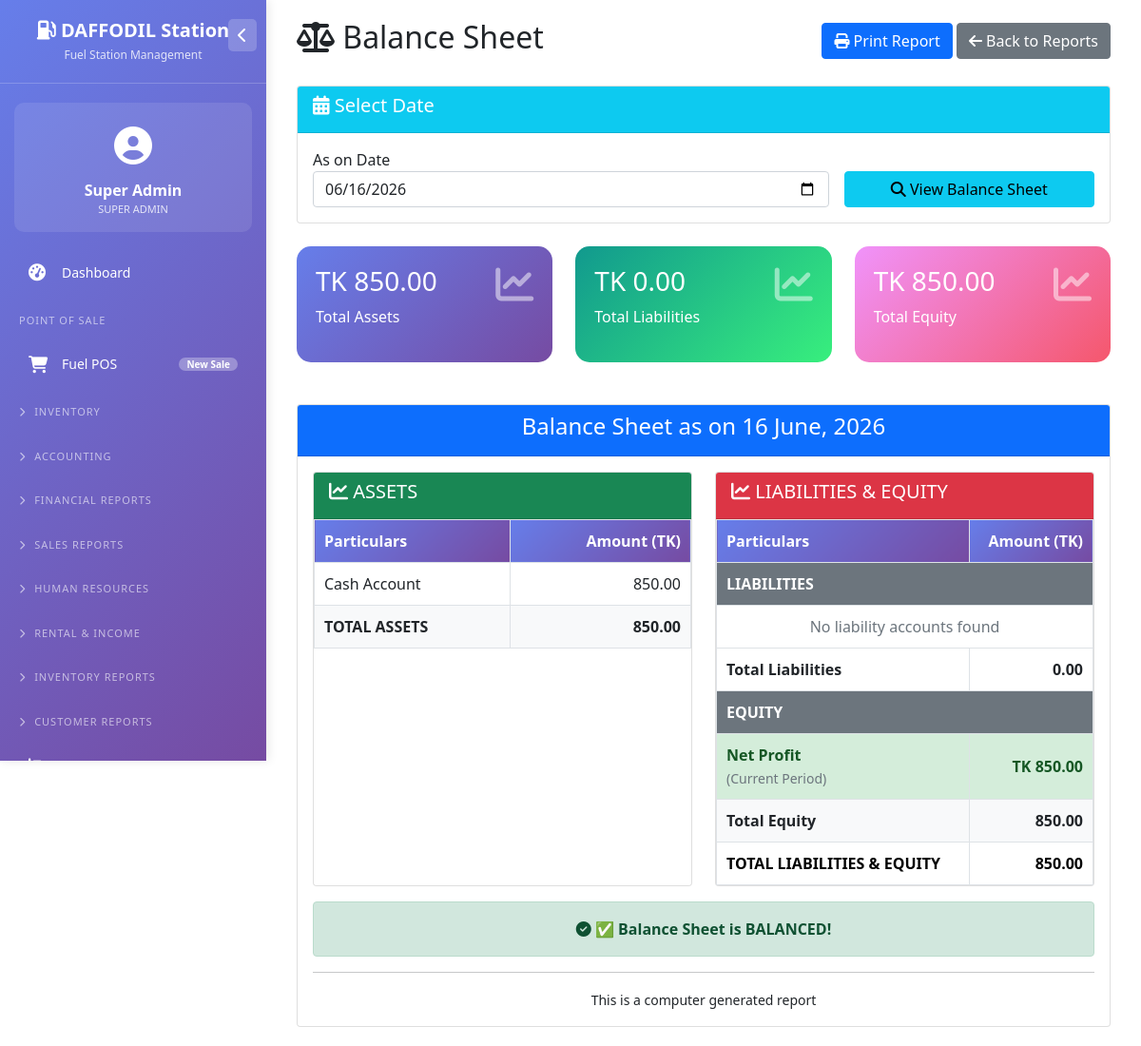
The app's page /balance_sheet.php (signed in), older data.
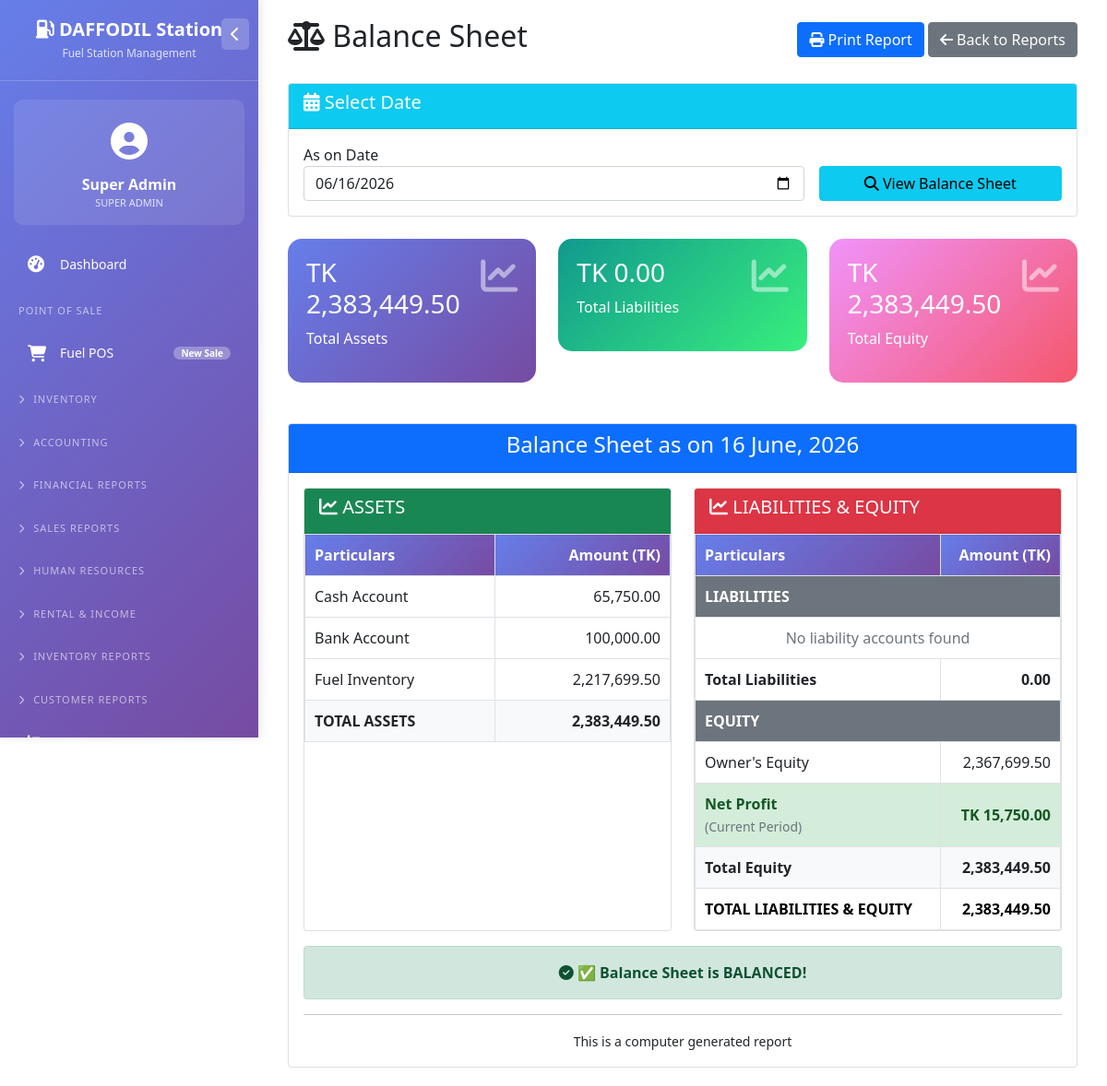
The same page, newer data.
### tables this page shows
CREATE TABLE `chart_of_accounts` (
  `id` int(11) NOT NULL,
  `account_code` varchar(20) NOT NULL,
  `account_name` varchar(100) NOT NULL,
  `account_type` enum('asset','liability','equity','income','expense') NOT NULL,
  `parent_id` int(11) DEFAULT NULL,
  `opening_balance` decimal(15,2) DEFAULT 0.00,
  `balance_type` enum('debit','credit') DEFAULT 'debit',
  `is_active` tinyint(1) DEFAULT 1
);

### balance_sheet.php (the view, shortened to what the changed rows need)
<?php
require_once 'config/database.php';
$as_on = $_GET['as_on'] ?? date('Y-m-d');
$incomes = $pdo->query("SELECT * FROM chart_of_accounts WHERE account_type = 'income' AND is_active = 1")->fetchAll();
$expenses = $pdo->query("SELECT * FROM chart_of_accounts WHERE account_type = 'expense' AND is_active = 1")->fetchAll();
$accounts = $pdo->query("SELECT * FROM chart_of_accounts WHERE is_active = 1 ORDER BY account_type, account_code")->fetchAll();
$balances = [];
foreach($accounts as $acc) {
    $stmt = $pdo->prepare("
        SELECT COALESCE(SUM(vi.debit_amount), 0) as total_debit,
               COALESCE(SUM(vi.credit_amount), 0) as total_credit
        FROM voucher_items vi
        JOIN vouchers v ON vi.voucher_id = v.id
        WHERE vi.account_id = ? AND v.date <= ? AND v.status = 'approved'
    ");
    $stmt->execute([$acc['id'], $as_on]);
    $row = $stmt->fetch();
    $total_debit = $row['total_debit'];
    $total_credit = $row['total_credit'];
    $opening = floatval($acc['opening_balance']);
    if($acc['balance_type'] == 'debit') {
        $balance = $opening + ($total_debit - $total_credit);
    } else {
        $balance = $opening + ($total_credit - $total_debit);
    }
    $balances[$acc['id']] = [
        'name' => $acc['account_name'],
        'type' => $acc['account_type'],
        'code' => $acc['account_code'],
        'balance_type' => $acc['balance_type'],
        'balance' => $balance,
        'opening' => $opening
    ];
}
$from_date = date('Y-m-01');
$to_date = $as_on;
$stmt = $pdo->prepare("
    SELECT COALESCE(SUM(vi.credit_amount - vi.debit_amount), 0) as total
    FROM voucher_items vi
    JOIN vouchers v ON vi.voucher_id = v.id
    JOIN chart_of_accounts ca ON vi.account_id = ca.id
    WHERE ca.account_type = 'income'
    AND v.date BETWEEN ? AND ?
    AND v.status = 'approved'
");
$stmt->execute([$from_date, $to_date]);
$total_income = floatval($stmt->fetch()['total'] ?? 0);
$stmt = $pdo->prepare("
    SELECT COALESCE(SUM(vi.debit_amount - vi.credit_amount), 0) as total
    FROM voucher_items vi
    JOIN vouchers v ON vi.voucher_id = v.id
    JOIN chart_of_accounts ca ON vi.account_id = ca.id
    WHERE ca.account_type = 'expense'
    AND v.date BETWEEN ? AND ?
    AND v.status = 'approved'
");
$stmt->execute([$from_date, $to_date]);
$total_expense = floatval($stmt->fetch()['total'] ?? 0);
$net_profit_loss = $total_income - $total_expense;
$assets = array_filter($balances, fn($b) => $b['type'] == 'asset' && abs($b['balance']) > 0.01);
$liabilities = array_filter($balances, fn($b) => $b['type'] == 'liability' && abs($b['balance']) > 0.01);
$equity = array_filter($balances, fn($b) => $b['type'] == 'equity' && abs($b['balance']) > 0.01);
$total_assets = array_sum(array_column($assets, 'balance'));
$total_liabilities = array_sum(array_column($liabilities, 'balance'));
$total_equity_from_accounts = array_sum(array_column($equity, 'balance'));
$final_equity = $total_equity_from_accounts + $net_profit_loss;
$total_liabilities_equity = $total_liabilities + $final_equity;
$settings = $pdo->query("SELECT setting_key, setting_value FROM system_settings")->fetchAll(PDO::FETCH_KEY_PAIR);
$currency = $settings['currency_symbol'] ?? 'BDT';
?>
<!DOCTYPE html>
<html lang="en">
<head>
    <link href="https://cdn.jsdelivr.net/npm/bootstrap@5.1.3/dist/css/bootstrap.min.css" rel="stylesheet">
    <link rel="stylesheet" href="https://cdnjs.cloudflare.com/ajax/libs/font-awesome/6.4.0/css/all.min.css">
</head>
<body>
    <?php include 'left_menu.php'; ?>
    <div class="main-content">
        <div class="container-fluid">
            <div class="d-flex justify-content-between align-items-center mb-4 flex-wrap no-print">
                <h2><i class="fas fa-balance-scale"></i> Balance Sheet</h2>
            </div>
            <div class="row mb-4 no-print">
                <div class="col-md-4">
                    <div class="stats-card">
                        <i class="fas fa-chart-line"></i>
                        <h3><?php echo $currency; ?> <?php echo number_format($total_assets, 2); ?></h3>
                        <p>Total Assets</p>
                    </div>
                </div>
                <div class="col-md-4">
                    <div class="stats-card" style="background: linear-gradient(135deg, #f093fb 0%, #f5576c 100%);">
                        <i class="fas fa-chart-line"></i>
                        <h3><?php echo $currency; ?> <?php echo number_format($final_equity, 2); ?></h3>
                        <p>Total Equity</p>
                    </div>
                </div>
            </div>
            <div class="card">
                <div class="card-body">
                    <div class="row">
                        <div class="col-md-6">
                            <div class="card h-100">
                                <div class="card-body p-0">
                                    <table class="balance-table">
                                        <thead>
                                            <tr><th>Particulars</th><th class="text-end">Amount (<?php echo $currency; ?>)</th></tr>
                                        </thead>
                                        <tbody>
                                            <?php if(empty($assets)): ?>
                                                <tr><td colspan="2" class="text-center text-muted">No asset accounts found</td></tr>
                                            <?php else: ?>
                                                <?php foreach($assets as $a): ?>
                                                <tr><td><?php echo htmlspecialchars($a['name']); ?></td>
                                                    <td class="text-end"><?php echo number_format($a['balance'], 2); ?></td>
                                                </tr>
                                                <?php endforeach; ?>
                                            <?php endif; ?>
                                            <tr class="fw-bold bg-light">
                                                <td class="text-end"><strong><?php echo number_format($total_assets, 2); ?></strong></td>
                                            </tr>
                                        </tbody>
                                    </table>
                                </div>
                            </div>
                        </div>
                        <div class="col-md-6">
                            <div class="card h-100">
                                <div class="card-body p-0">
                                    <table class="balance-table">
                                        <thead>
                                            <tr><th>Particulars</th><th class="text-end">Amount (<?php echo $currency; ?>)</th></tr>
                                        </thead>
                                        <tbody>
                                            <?php foreach($equity as $e): ?>
                                            <tr><td><?php echo htmlspecialchars($e['name']); ?></td>
                                                <td class="text-end"><?php echo number_format($e['balance'], 2); ?></td>
                                            </tr>
                                            <?php endforeach; ?>
                                            <tr class="<?php echo $net_profit_loss >= 0 ? 'net-profit' : 'net-loss'; ?>">
                                                <td>
                                                    <strong><?php echo $net_profit_loss >= 0 ? 'Net Profit' : 'Net Loss'; ?></strong>
                                                    <br><small class="text-muted">(Current Period)</small>
                                                </td>
                                                <td class="text-end fw-bold">
                                                    <?php if($net_profit_loss >= 0): ?>
                                                        <?php echo $currency; ?> <?php echo number_format($net_profit_loss, 2); ?>
                                                    <?php else: ?>
                                                        (<?php echo $currency; ?> <?php echo number_format(abs($net_profit_loss), 2); ?>)
                                                    <?php endif; ?>
                                                </td>
                                            </tr>
                                            <tr class="fw-bold bg-light">
                                                <td class="text-end"><strong><?php echo number_format($final_equity, 2); ?></strong></td>
                                            </tr>
                                            <tr class="table-info fw-bold">
                                                <td class="text-end"><strong><?php echo number_format($total_liabilities_equity, 2); ?></strong></td>
                                            </tr>
                                        </tbody>
                                    </table>
                                </div>
                            </div>
                        </div>
                    </div>
                </div>
            </div>
        </div>
    </div>
</body>
</html>

Row changes from the older to the newer data that the page shows:
changed chart_of_accounts "Cash Account": balance "850.00" → "65,750.00"
now on this page (row edited): chart_of_accounts: account_name "Bank Account", balance "100,000.00", shown under "ASSETS"
now on this page (row edited): chart_of_accounts: account_name "Fuel Inventory", balance "2,217,699.50", shown under "ASSETS"
now on this page (row edited): chart_of_accounts: account_name "Owner's Equity", balance "2,367,699.50", shown under "LIABILITIES & EQUITY"
Text that changed along with them:
$total_assets: "850.00" → "2,383,449.50"
$final_equity: "850.00" → "2,383,449.50"
$net_profit_loss: "850.00" → "15,750.00"
$total_liabilities_equity: "850.00" → "2,383,449.50"
